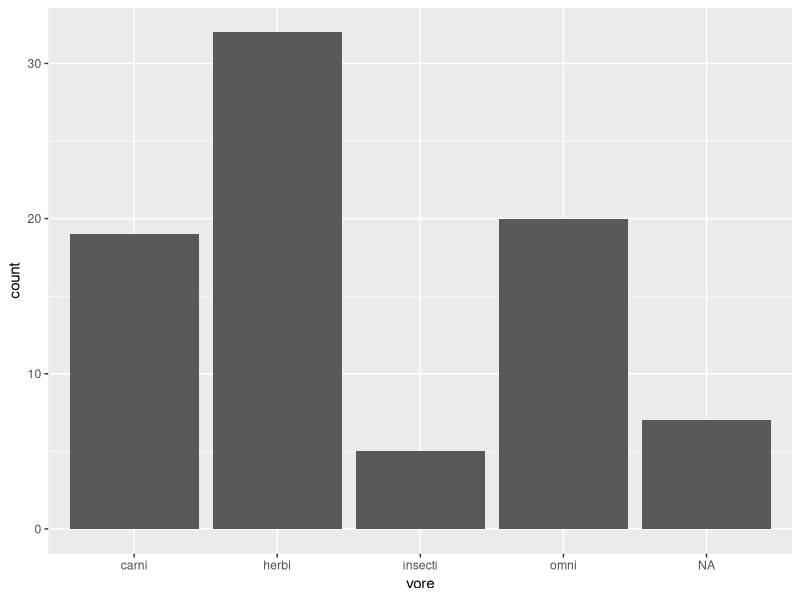
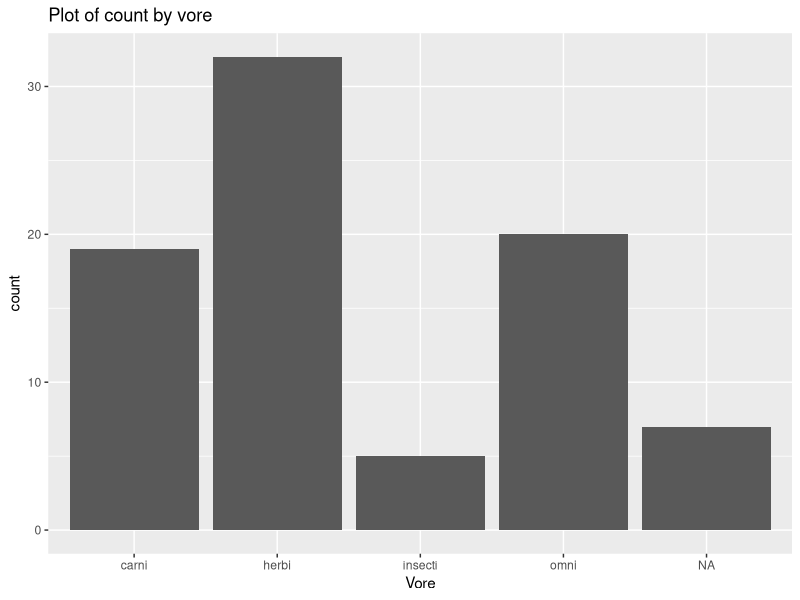
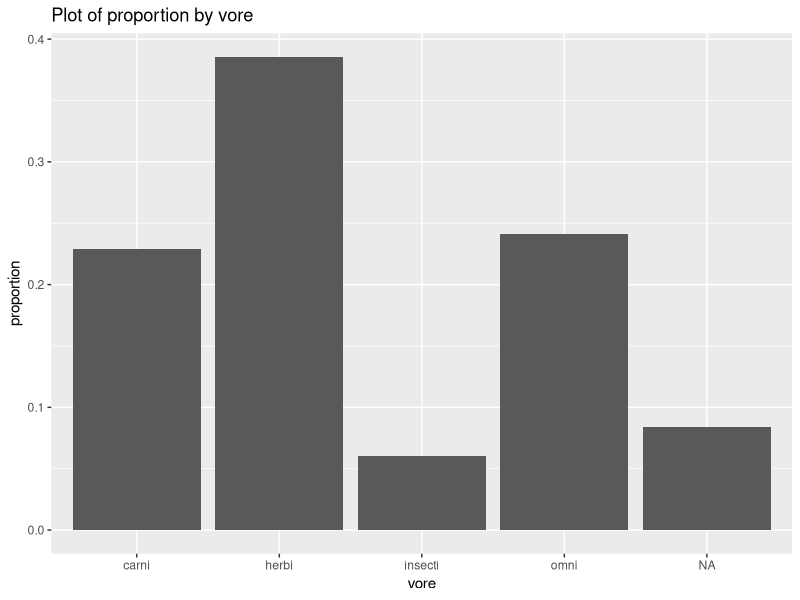
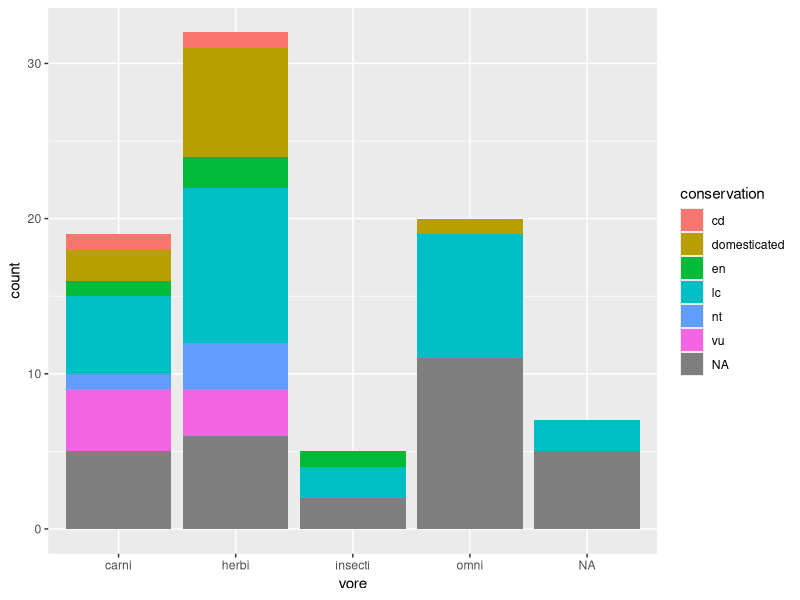

Write R code to recreate these figures, in order.
## ---- chunk 1
knitr::opts_chunk$set(echo = TRUE, error = TRUE, eval = TRUE)
## ---- chunk 2
if (!require('ggplot2')) install.packages('ggplot2'); library('ggplot2') 
## ---- chunk 3

summary(msleep)

## ---- chunk 4

str(msleep)
## ---- chunk 5
unique(msleep$vore)

## ---- chunk 6

msleep_plot <- ggplot(data = msleep, aes (x = vore))

## ---- chunk 7

msleep_plot <- ggplot(data = msleep, aes(x = vore))

msleep_plot + 
  geom_bar()

## ---- chunk 8

msleep_plot + 
  geom_bar() +
  ggtitle("Plot of count by vore") +
  xlab("Vore") + 
  ylab("count")                   

## ---- chunk 9

msleep_prop <- ggplot(data = msleep, aes(x = vore, y = ..prop.., group = 1))

## ---- chunk 10

msleep_prop+
  geom_bar()+
  ggtitle("Plot of proportion by vore")+
  xlab("vore")+
  ylab("proportion")

## ---- chunk 11

ggplot(data =msleep, aes(x = vore, fill = conservation)) + 
  geom_bar()

